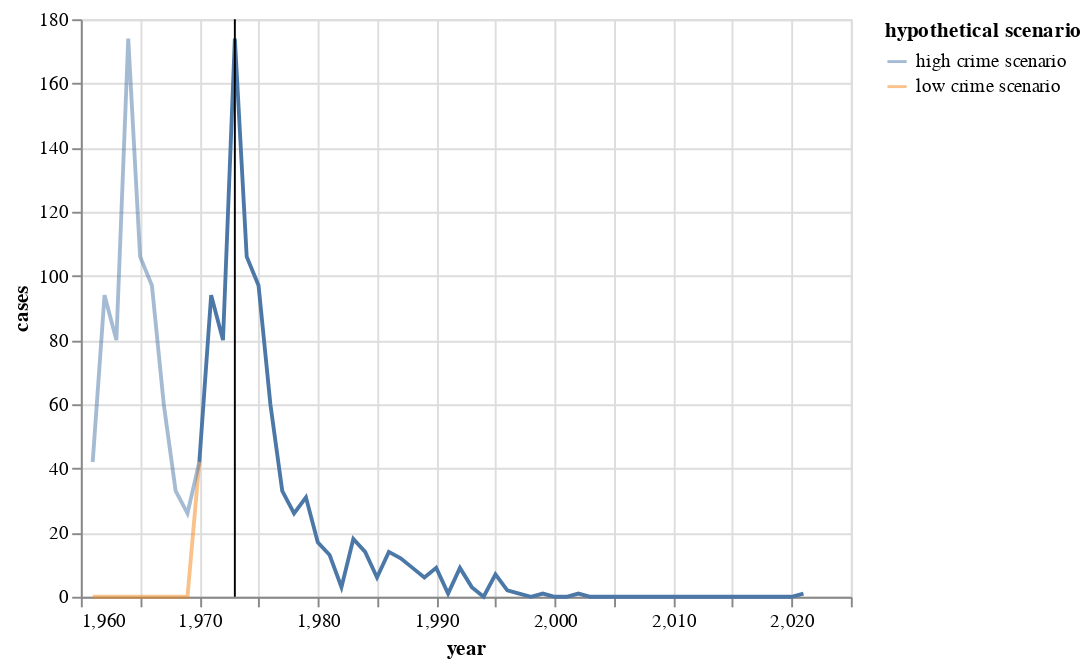

Write notebook code for a chart like this one.
### Code cell
dat = crimes.get(crime)
df = dat.get('df')
line = alt.Chart(df).mark_line().encode(
    x='year:Q',
    y='cases:Q')
vert = alt.Chart(pd.DataFrame([{'year': dat.get('date')}])).mark_rule().encode(x='year')
hyp = alt.Chart(hyp_df).mark_line(opacity=0.5).encode(
    x='year:Q',
    y='cases:Q',
    color='hypothetical scenario:N')
line + vert + hyp

### Figure 1 — Vega-Lite specification as saved in the notebook (floating-point values rounded to 4 significant figures)
{"config": {"view": {"continuousWidth": 400, "continuousHeight": 300}}, "layer": [{"data": {"name": "data-9c9ff6796a9ac7405313550541941a25"}, "mark": "line", "encoding": {"x": {"type": "quantitative", "field": "year"}, "y": {"type": "quantitative", "field": "cases"}}}, {"data": {"name": "data-923c7a230956f3fb6ee8c59ceda9d4f8"}, "mark": "rule", "encoding": {"x": {"type": "quantitative", "field": "year"}}}, {"data": {"name": "data-9e633c08c9c83224c438df9e076f07f0"}, "mark": {"type": "line", "opacity": 0.5}, "encoding": {"color": {"type": "nominal", "field": "hypothetical scenario"}, "x": {"type": "quantitative", "field": "year"}, "y": {"type": "quantitative", "field": "cases"}}}], "$schema": "https://vega.github.io/schema/vega-lite/v4.8.1.json", "datasets": {"data-9c9ff6796a9ac7405313550541941a25": [{"Unnamed: 0": 0, "year": 1970, "cases": 42}, {"Unnamed: 0": 1, "year": 1971, "cases": 94}, {"Unnamed: 0": 2, "year": 1972, "cases": 80}, {"Unnamed: 0": 3, "year": 1973, "cases": 174}, {"Unnamed: 0": 4, "year": 1974, "cases": 106}, {"Unnamed: 0": 5, "year": 1975, "cases": 97}, {"Unnamed: 0": 6, "year": 1976, "cases": 60}, {"Unnamed: 0": 7, "year": 1977, "cases": 33}, {"Unnamed: 0": 8, "year": 1978, "cases": 26}, {"Unnamed: 0": 9, "year": 1979, "cases": 31}, {"Unnamed: 0": 10, "year": 1980, "cases": 17}, {"Unnamed: 0": 11, "year": 1981, "cases": 13}, {"Unnamed: 0": 12, "year": 1982, "cases": 3}, {"Unnamed: 0": 13, "year": 1983, "cases": 18}, {"Unnamed: 0": 14, "year": 1984, "cases": 14}, {"Unnamed: 0": 15, "year": 1985, "cases": 6}, {"Unnamed: 0": 16, "year": 1986, "cases": 14}, {"Unnamed: 0": 17, "year": 1987, "cases": 12}, {"Unnamed: 0": 18, "year": 1988, "cases": 9}, {"Unnamed: 0": 19, "year": 1989, "cases": 6}, {"Unnamed: 0": 20, "year": 1990, "cases": 9}, {"Unnamed: 0": 21, "year": 1991, "cases": 1}, {"Unnamed: 0": 22, "year": 1992, "cases": 9}, {"Unnamed: 0": 23, "year": 1993, "cases": 3}, {"Unnamed: 0": 24, "year": 1994, "cases": 0}, {"Unnamed: 0": 25, "year": 1995, "cases": 7}, {"Unnamed: 0": 26, "year": 1996, "cases": 2}, {"Unnamed: 0": 27, "year": 1997, "cases": 1}, {"Unnamed: 0": 28, "year": 1998, "cases": 0}, {"Unnamed: 0": 29, "year": 1999, "cases": 1}, {"Unnamed: 0": 30, "year": 2000, "cases": 0}, {"Unnamed: 0": 31, "year": 2001, "cases": 0}, {"Unnamed: 0": 32, "year": 2002, "cases": 1}, {"Unnamed: 0": 33, "year": 2003, "cases": 0}, {"Unnamed: 0": 34, "year": 2004, "cases": 0}, {"Unnamed: 0": 35, "year": 2005, "cases": 0}, {"Unnamed: 0": 36, "year": 2006, "cases": 0}, {"Unnamed: 0": 37, "year": 2007, "cases": 0}, {"Unnamed: 0": 38, "year": 2008, "cases": 0}, {"Unnamed: 0": 39, "year": 2009, "cases": 0}, {"Unnamed: 0": 40, "year": 2010, "cases": 0}, {"Unnamed: 0": 41, "year": 2011, "cases": 0}, {"Unnamed: 0": 42, "year": 2012, "cases": 0}, {"Unnamed: 0": 43, "year": 2013, "cases": 0}, {"Unnamed: 0": 44, "year": 2014, "cases": 0}, {"Unnamed: 0": 45, "year": 2015, "cases": 0}, {"Unnamed: 0": 46, "year": 2016, "cases": 0}, {"Unnamed: 0": 47, "year": 2017, "cases": 0}, {"Unnamed: 0": 48, "year": 2018, "cases": 0}, {"Unnamed: 0": 49, "year": 2019, "cases": 0}, {"Unnamed: 0": 50, "year": 2020, "cases": 0}, {"Unnamed: 0": 51, "year": 2021, "cases": 1}], "data-923c7a230956f3fb6ee8c59ceda9d4f8": [{"year": 1973}], "data-9e633c08c9c83224c438df9e076f07f0": [{"year": 1961, "cases": 0, "hypothetical scenario": "low crime scenario"}, {"year": 1962, "cases": 0, "hypothetical scenario": "low crime scenario"}, {"year": 1963, "cases": 0, "hypothetical scenario": "low crime scenario"}, {"year": 1964, "cases": 0, "hypothetical scenario": "low crime scenario"}, {"year": 1965, "cases": 0, "hypothetical scenario": "low crime scenario"}, {"year": 1966, "cases": 0, "hypothetical scenario": "low crime scenario"}, {"year": 1967, "cases": 0, "hypothetical scenario": "low crime scenario"}, {"year": 1968, "cases": 0, "hypothetical scenario": "low crime scenario"}, {"year": 1969, "cases": 0, "hypothetical scenario": "low crime scenario"}, {"year": 1970, "cases": 42, "hypothetical scenario": "low crime scenario"}, {"year": 1961, "cases": 42, "hypothetical scenario": "high crime scenario"}, {"year": 1962, "cases": 94, "hypothetical scenario": "high crime scenario"}, {"year": 1963, "cases": 80, "hypothetical scenario": "high crime scenario"}, {"year": 1964, "cases": 174, "hypothetical scenario": "high crime scenario"}, {"year": 1965, "cases": 106, "hypothetical scenario": "high crime scenario"}, {"year": 1966, "cases": 97, "hypothetical scenario": "high crime scenario"}, {"year": 1967, "cases": 60, "hypothetical scenario": "high crime scenario"}, {"year": 1968, "cases": 33, "hypothetical scenario": "high crime scenario"}, {"year": 1969, "cases": 26, "hypothetical scenario": "high crime scenario"}, {"year": 1970, "cases": 42, "hypothetical scenario": "high crime scenario"}]}}
